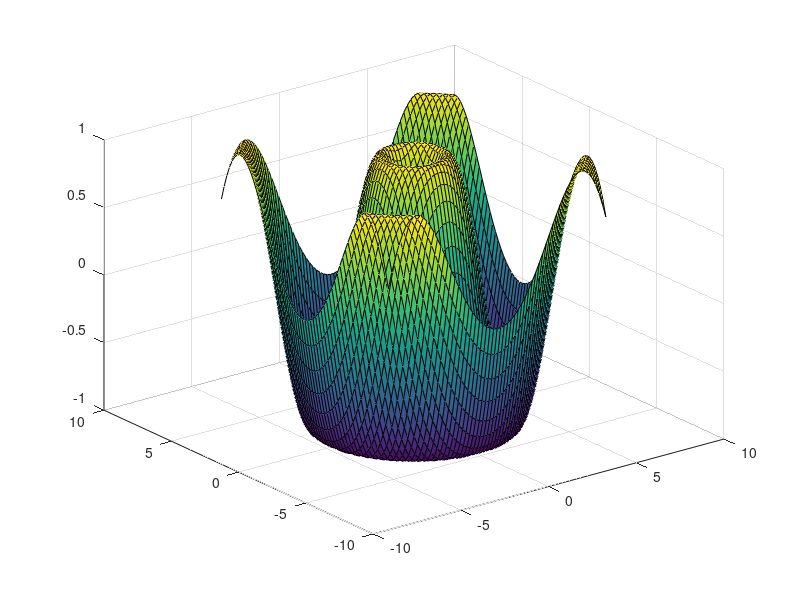

Source code (MATLAB): (Note: this script raises an error after producing the figure.)
% generazione di un movie

% definsco il function handle
f=@(x,y,t)sin(sqrt(x.^2+y.^2)-2*t);
% discretizzo lo spazio
[x,y]=meshgrid(-2*pi:.2:2*pi); % stessa discretizzazione per x e y
t=linspace(0,2*pi,50); % discretizzo il tempo

figure(1); clf

Mv=struct('cdata',{},'colormap',{});
for n=1:50
    z=f(x,y,t(n)); % valuto f
    s=surf(x,y,z); % disegno la superficie
    s.EdgeColor='none';
    axis([-2*pi, 2*pi, -2*pi, 2*pi, -2,2])
    Mv(n)=getframe;
    pause(0.02);
end

movie(Mv,4);